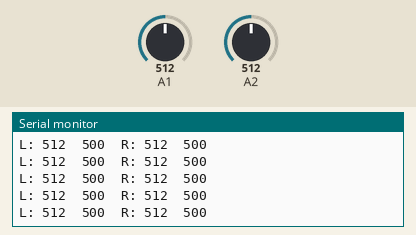
A sketch run on a simulated Arduino Uno, built with avr-gcc and run on an emulated ATmega328P. Parts: the last lines printed to the serial monitor. Inputs (shaded band) come from the test bench; at power-on: A2 = 512, A1 = 512.

Above: at 2.7 s.
2.8 s: A2 set to 11
At 2.83 s:
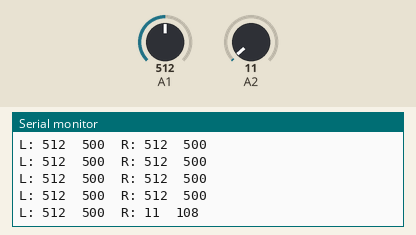
5.8 s: A2 set to 8
At 5.8 s:
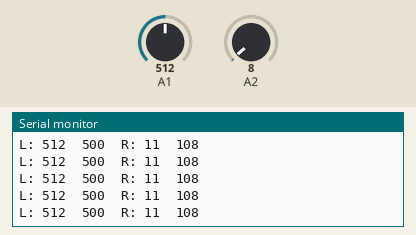
7.3 s: A1 set to 992
At 7.34 s:
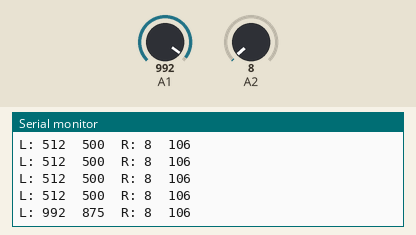
8.8 s: A1 set to 1007
At 8.82 s:
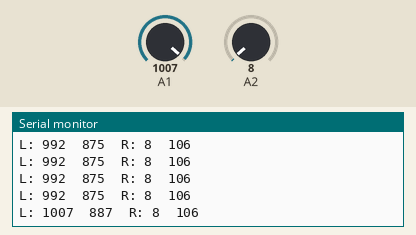
Timing chart, 0 to 11.3 s (numbered marks = the images above; inputs shaded):
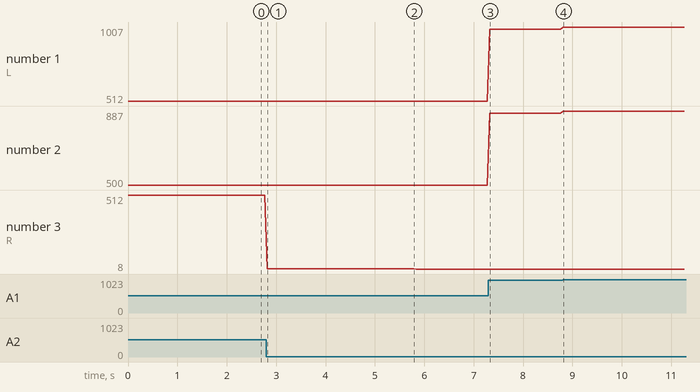

The sketch:

06.ino
```cpp
// Границы на левым датчике
int minL = 0, maxL = 1023;

// Границы на правом датчике
int minR = 0, maxR = 1023;

// Границы нормированного значения
int minNorm = 100, maxNorm = 900;

// Функции чтения значения АЦП с датчиков линии

int readL() {
    return analogRead(A1);
}

int readR() {
    return analogRead(A2);
}

// Функции чтения нормированных значений датчиков линии

int lineL() {
    return map(readL(), minL, maxL, minNorm, maxNorm);
}

int lineR() {
    return map(readR(), minR, maxR, minNorm, maxNorm);
}

void setup() {
    pinMode(A1, INPUT);
    pinMode(A2, INPUT);

    Serial.begin(9600);
}

void loop() {
    Serial.print("L: ");
    Serial.print(readL());
    Serial.print('\t');
    Serial.print(lineL());
    Serial.print("\tR: ");
    Serial.print(readR());
    Serial.print('\t');
    Serial.println(lineR());

    delay(50);
}
```

Measured:
- after the input at 2.8 s, the serial monitor: prints a new line at once (image 1)
- after the input at 7.3 s, the serial monitor: prints a new line at once (image 3)
- after the input at 8.8 s, the serial monitor: prints a new line at once (image 4)
- plotted number 1: 512 → 992 after the input at 7.3 s, 992 → 1007 after the input at 8.8 s
- plotted number 2: 500 → 875 after the input at 7.3 s, 875 → 887 after the input at 8.8 s
- plotted number 3: 512 → 11 after the input at 2.8 s, 11 → 8 after the input at 5.8 s
